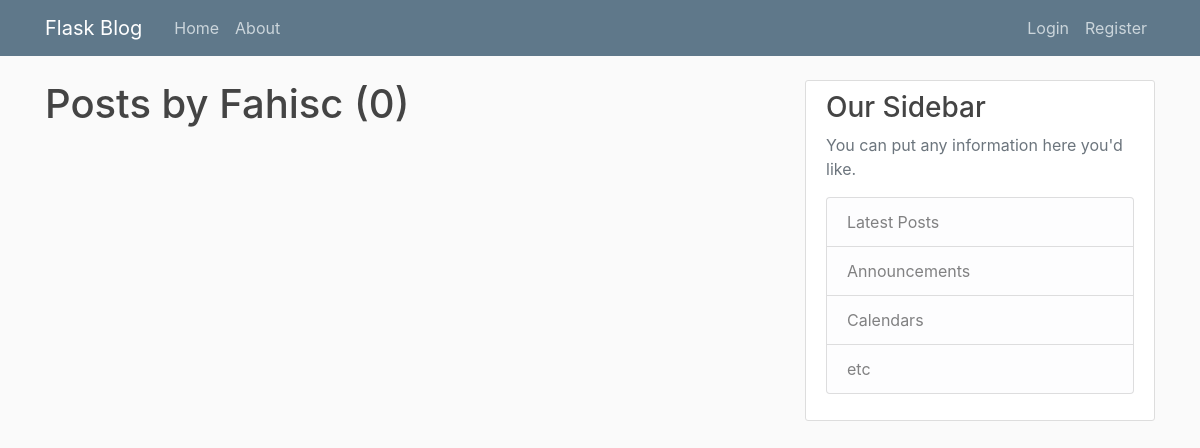
Before: /user/Fahisc with the older database file.
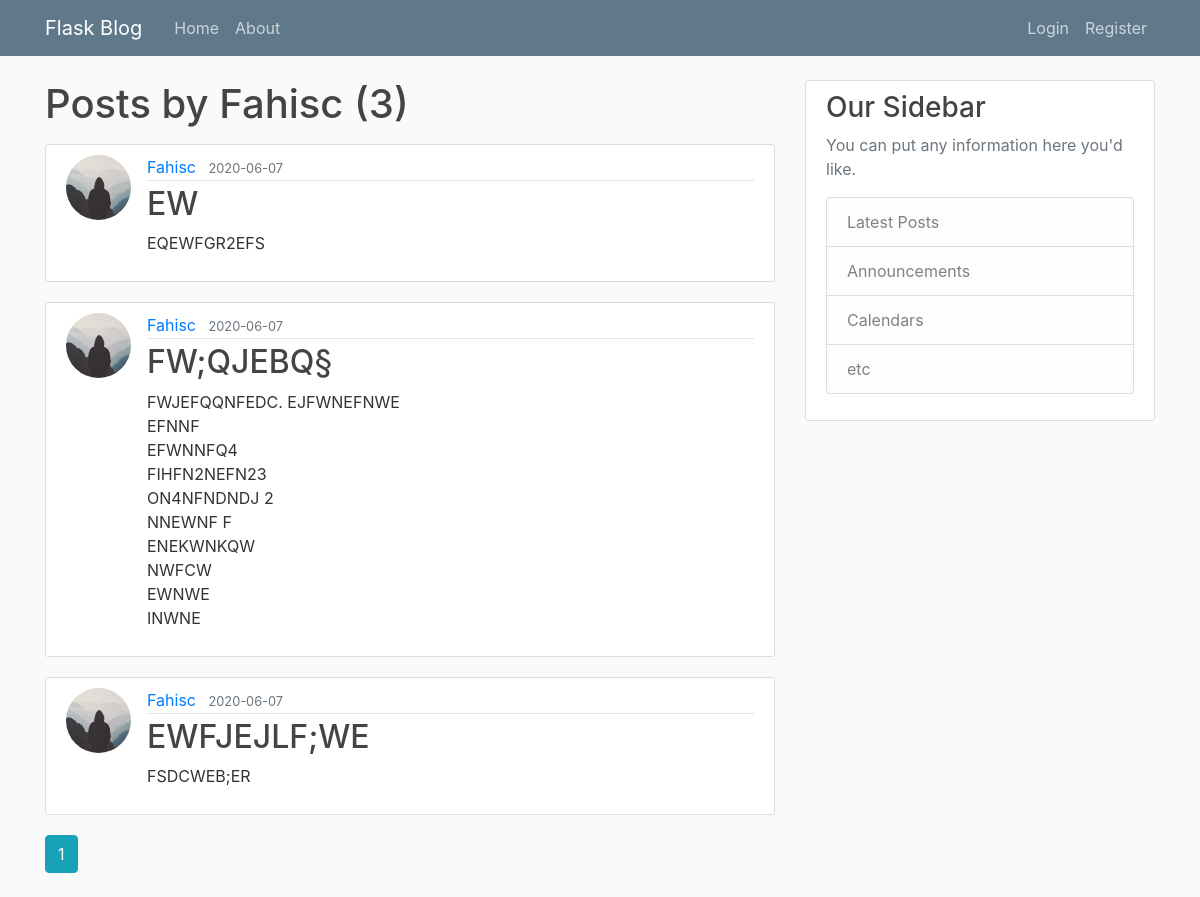
After: the same page with the newer database file.
### flaskblog/models.py (models this page shows, shortened)
class User(db.Model , UserMixin):
    id = db.Column(db.Integer, primary_key=True)
    username = db.Column(db.String(20),unique=True,nullable=False)
    email = db.Column(db.String(120),unique=True,nullable=False)
    image_file = db.Column(db.String(20), nullable=False, default='default.jpg')
    password = db.Column(db.String(60), nullable=False)
    posts=db.relationship('Post',backref='author',lazy=True)

class Post(db.Model):
    id = db.Column(db.Integer, primary_key=True)
    title = db.Column(db.String(100),nullable=False)
    date_posted = db.Column(db.DateTime, nullable=False, default=datetime.utcnow)
    content = db.Column(db.Text, nullable=False)
    user_id = db.Column(db.Integer, db.ForeignKey('user.id'),nullable=False)

### flaskblog/routes.py (the view)
@app.route("/user/<string:username>")
def user_posts(username):
    page = request.args.get('page', 1, type=int)
    user = User.query.filter_by(username=username).first_or_404()
    posts= Post.query.filter_by(author=user).order_by(Post.date_posted.desc()).paginate(page=page,per_page=5)
    return render_template('user_post.html', posts=posts ,user=user)

### flaskblog/templates/user_post.html
{% extends "layout.html" %}
{% block content %}
    <h1 class="mb-3">Posts by {{ user.username }} ({{ posts.total }})</h1>
    {% for post in posts.items %}
        <article class="media content-section">
            <img class="rounded-circle article-img" src="{{ url_for('static',filename='profile_pics/'+post.author.image_file)}}">
            <div class="media-body">
                <div class="article-metadata">
                <a class="mr-2" href="{{ url_for('user_posts',username=post.author.username) }}">{{ post.author.username }}</a>
                <small class="text-muted">{{ post.date_posted.strftime('%Y-%m-%d') }}</small>
                </div>
                <h2><a class="article-title" href="{{ url_for('post', post_id=post.id) }}">{{ post.title }}</a></h2>
                <p class="article-content">{{ post.content }}</p>
            </div>
        </article>
    {% endfor %}
    {% for page_num in posts.iter_pages(left_edge=1,right_edge=1 , left_current = 1,right_current=2) %}
        {% if page_num %}
            <a class="btn btn-info mb-4" href="{{ url_for('user_posts', username=user.username, page = page_num ) }}">{{ page_num }}</a>
        {% else %}
            <a class="btn btn-outline-info mb-4" href="{{ url_for('user_posts', username=user.username, page = page_num ) }}">{{ page_num }}</a>
        {% endif %}
    {% endfor %}
{% endblock content %}

### flaskblog/templates/layout.html (shortened to what this page needs)
<!DOCTYPE html>
<html>
<head>
    <link rel="stylesheet" href="https://maxcdn.bootstrapcdn.com/bootstrap/4.0.0/css/bootstrap.min.css">
    <link rel="stylesheet" type="text/css" href="{{ url_for('static', filename='main.css') }}">
</head>
<body>
    <header class="site-header">
        <nav class="navbar navbar-expand-md navbar-dark bg-steel fixed-top">
            <div class="container">
            <a class="navbar-brand mr-4" href="/">Flask Blog</a>
            <div class="collapse navbar-collapse" id="navbarToggle">
                <div class="navbar-nav mr-auto">
                    <a class="nav-item nav-link" href="{{ url_for('home') }}">Home</a>
                    <a class="nav-item nav-link" href="{{ url_for('about') }}">About</a>
                </div>
                <div class="navbar-nav">
                    {% if current_user.is_authenticated %}
                        <a class="nav-item nav-link" href="{{ url_for('account') }}">Account</a>
                        <a class="nav-item nav-link" href="{{ url_for('new_post') }}">Create New</a>
                        <a class="nav-item nav-link" href="{{ url_for('logout') }}">Logout</a>
                    {% else %}
                        <a class="nav-item nav-link" href="{{ url_for('login') }}">Login</a>
                        <a class="nav-item nav-link" href="{{ url_for('register') }}">Register</a>
                    {% endif %}
                </div>
            </div>
            </div>
        </nav>
        </header>
        <main role="main" class="container">
        <div class="row">
            <div class="col-md-8">
            {% block content %}{% endblock %}
            </div>
            <div class="col-md-4">
            <div class="content-section">
                <h3>Our Sidebar</h3>
                <p class='text-muted'>You can put any information here you'd like.
                <ul class="list-group">
                    <li class="list-group-item list-group-item-light">Latest Posts</li>
                    <li class="list-group-item list-group-item-light">Announcements</li>
                    <li class="list-group-item list-group-item-light">Calendars</li>
                    <li class="list-group-item list-group-item-light">etc</li>
                </ul>
                </p>
            </div>
            </div>
        </div>
    </main>
</body>
</html>

### flaskblog/static/main.css (style rules this page uses)
body { background: #fafafa; color: #333333; margin-top: 5rem; }
h1, h2, h3, h4, h5, h6 { color: #444444; }
.bg-steel { background-color: #5f788a; }
.site-header .navbar-nav .nav-link { color: #cbd5db; }
.content-section { background: #ffffff; padding: 10px 20px; border: 1px solid #dddddd; border-radius: 3px; margin-bottom: 20px; }
.article-title { color: #444444; }
.article-content { white-space: pre-line; }
.article-img { height: 65px; width: 65px; margin-right: 16px; }
.article-metadata { padding-bottom: 1px; margin-bottom: 4px; border-bottom: 1px solid #e3e3e3 }

Changed rows visible on the page:
added Post: image_file (placeholder picture), author.username "Fahisc", date_posted "2020-06-07", title "EW", content "EQEWFGR2EFS"
added Post: image_file (placeholder picture), author.username "Fahisc", date_posted "2020-06-07", title "FW;QJEBQ§", content "FWJEFQQNFEDC. EJFWNEFNWE EFNNF EFWNNFQ4 FIHFN2NEFN23 ON4NFNDNDJ 2 NNEWNF F ENEKWNKQW NWFCW EWNWE INWNE"
added Post: image_file (placeholder picture), author.username "Fahisc", date_posted "2020-06-07", title "EWFJEJLF;WE", content "FSDCWEB;ER"
Other visible differences:
{{ posts.total }}: "0" → "3"
new list line: "1"
